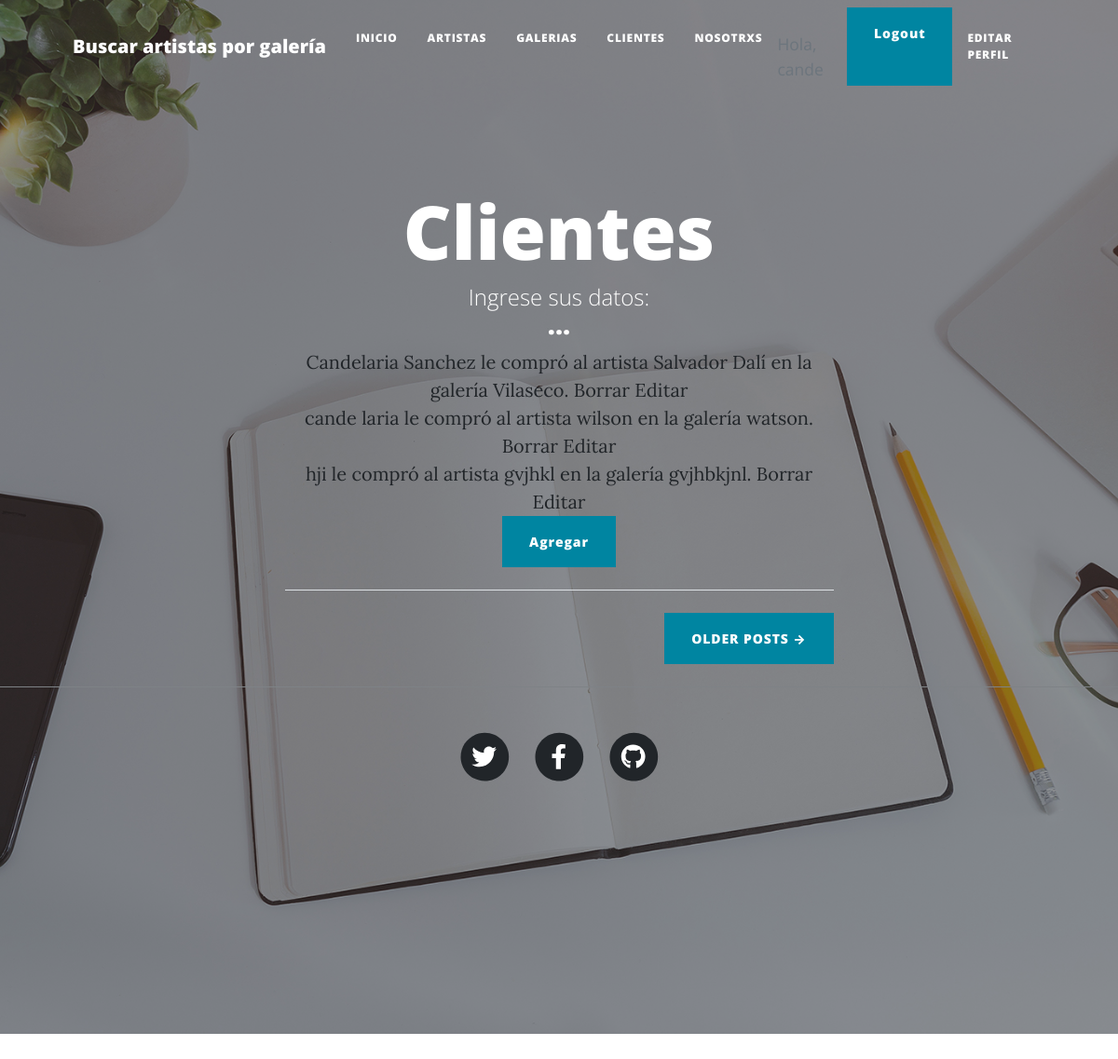
/clientes/ (signed in), run on the app's committed database.
### AppBlog/models.py (models this page shows)
class Cliente(Model):
    nombre = CharField(max_length=40, verbose_name='nombre y apellido')
    artistaAlQueLeCompro = CharField(max_length=40, verbose_name='Autor de la obra', blank=True, null=True)
    galeriaEnQueCompro = CharField(max_length=40, verbose_name='Galería en la adquirió la obra', blank=True, null=True)
    obra = ImageField(upload_to='obras', verbose_name='Obra que adquirió', blank=True, null=True)
    def __str__(self):
        return f'{self.nombre} le compró al artista {self.artistaAlQueLeCompro} en la galería {self.galeriaEnQueCompro}.'

### AppBlog/views.py (the view)
# urls.py: path('clientes/', views.ClienteListView.as_view(), name="clientes"),
class ClienteListView(ListView):
    model = Cliente
    template_name = 'AppBlog/clientes.html'
    context_object_name = 'clientes'

### templates/AppBlog/clientes.html (shortened to what this page needs)
{% extends 'AppBlog/padre.html' %}
{% load static %}
{%block Header%}
    <header class="masthead" style="background-image: url({%static 'AppBlog/assets/img/home-bg.jpg' %})">
        <div class="container position-relative px-4 px-lg-5">
            <div class="row gx-4 gx-lg-5 justify-content-center">
                <div class="col-md-10 col-lg-8 col-xl-7">
                    <div class="site-heading">
                        <h1>Clientes</h1>
                        <span class="subheading">Ingrese sus datos:</span>
                        <h3>...</h3>
                        {% for cliente in clientes %}
                        <a href="{% url 'cliente_view' cliente.id %}">{{ cliente }}
                        </a>
                        <a href="{% url 'cliente_delete' cliente.id %}">Borrar</a>
                        <a href="{% url 'cliente_update' cliente.id %}">Editar</a>
                        <br>
                    {% endfor %}
                    <a class="btn btn-primary" href="{% url 'cliente_add' %}">Agregar</a>
                {% endblock %}

### data on the page
Cliente: nombre+artistaAlQueLeCompro+galeriaEnQueCompro "Candelaria Sanchez le compró al artista Salvador Dalí en la galería Vilaseco."
Cliente: nombre+artistaAlQueLeCompro+galeriaEnQueCompro "cande laria le compró al artista wilson en la galería watson."
Cliente: nombre+artistaAlQueLeCompro+galeriaEnQueCompro "hji le compró al artista gvjhkl en la galería gvjhbkjnl."
